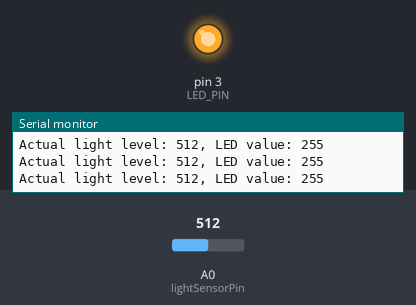
Simulated run of this sketch. Board: Arduino Uno, built with avr-gcc and run on an emulated ATmega328P. Shown: output pins drawn as LEDs (lit = HIGH), the last lines printed to the serial monitor. The test bench sets the inputs (shaded band); at power-on: A0 (lightSensorPin) = 512.

Above: at 1.2 s.
1.3 s: A0 (lightSensorPin) set to 412
4.3 s: A0 (lightSensorPin) set to 392
At 5.5 s:
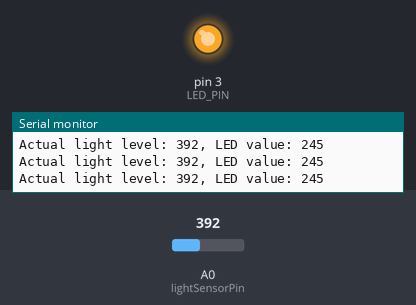
5.8 s: A0 (lightSensorPin) set to 245
At 6.5 s:
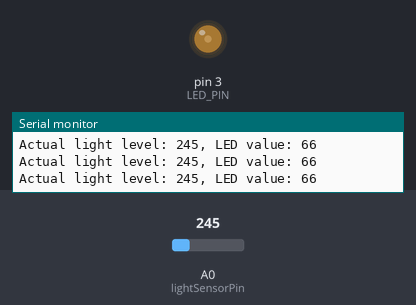
7.3 s: A0 (lightSensorPin) set to 306
At 8.5 s:
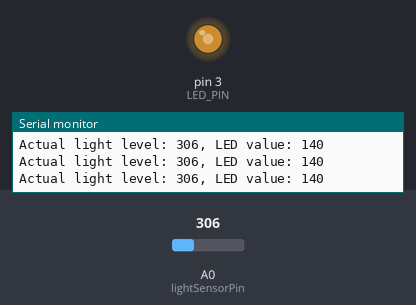
8.8 s: A0 (lightSensorPin) set to 122
At 9.5 s:
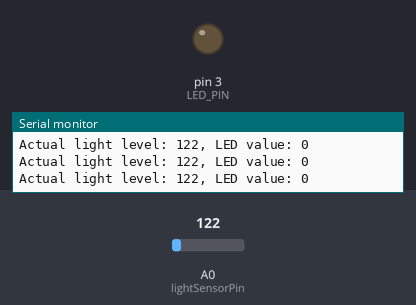
Timing chart, 0 to 11.3 s (numbered marks = the images above; inputs shaded):
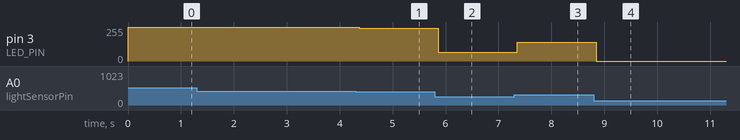

Measured:
- after the input at 4.3 s, pin 3 (LED_PIN): 255/255 → 245/255 after 0.07 s
- after the input at 5.8 s, pin 3 (LED_PIN): 245/255 → 66/255 after 0.06 s
- after the input at 7.3 s, pin 3 (LED_PIN): 66/255 → 140/255 after 0.06 s
- after the input at 8.8 s, pin 3 (LED_PIN): 140/255 → 0/255 after 0.05 s

The sketch:

lightsensor_to_led.ino
```cpp
/* Code to use a light sensor to control the brightness of an LED. This is
 * identical to the code for using an analog force sensor except that the range
 * of input values is different.
 */
int LED_PIN = 3;
int lightSensorPin = A0;

void setup() {
    pinMode(LED_PIN, OUTPUT);
    Serial.begin(9600);
}

void loop() {
    // Read the light value from the analog input sensor
    int light = analogRead(lightSensorPin);
    Serial.print("Actual light level: ");
    Serial.print(light);

    // The input value for light is between 0 and 1023, but depending on the
    // size of your foam it will probably stay between 400 and 600. To control
    // the output of the LED, we need a number between 0 and 255.
    //
    // Map the input values to an output value (0 to 255)
    int ledValue = map(light, 190, 400, 0, 255);
    // The "map" function will return a negative value if we go outside of the
    // 440-600 range, and we don't want thing. This will make sure the output
    // value is always positive
    ledValue = max(0, ledValue);
    // Same idea, keep the value below 255
    ledValue = min(255, ledValue);

    Serial.print(", LED value: ");
    Serial.println(ledValue);

    // Control the LED brightness
    analogWrite(LED_PIN, ledValue);
}
```
